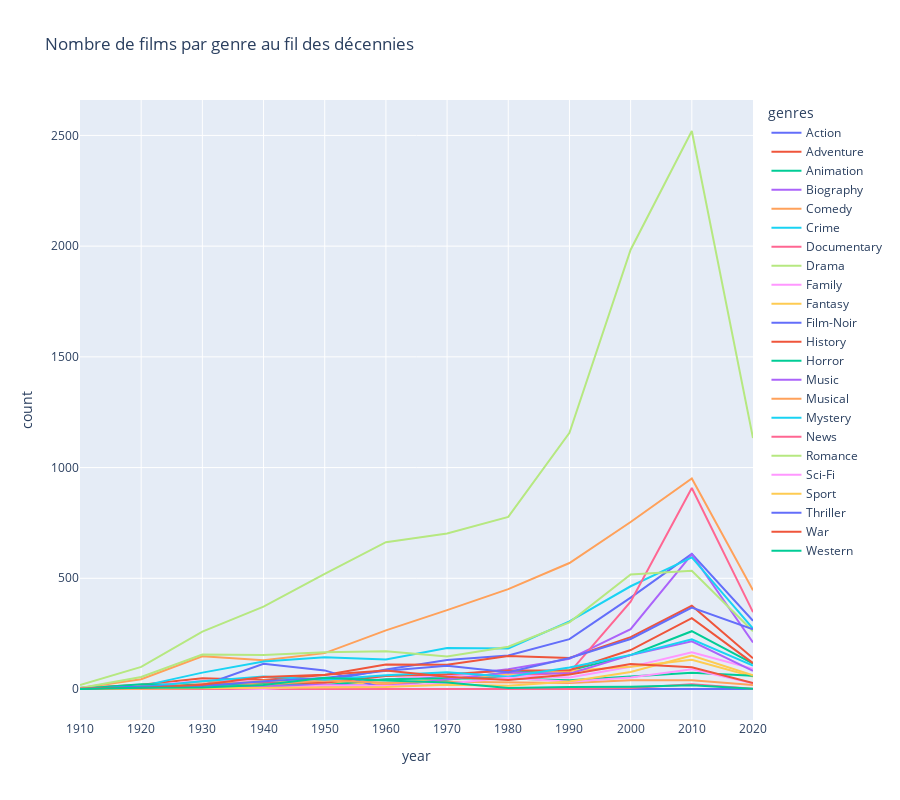

Notebook cell for this chart:
### Code cell
import pandas as pd
import plotly.express as px

# Créer le DataFrame à partir de ton tableau pivot
data = {
    'genres': ['Action', 'Adventure', 'Animation', 'Biography', 'Comedy', 'Crime', 'Documentary', 'Drama', 'Family', 'Fantasy', 
               'Film-Noir', 'History', 'Horror', 'Music', 'Musical', 'Mystery', 'News', 'Romance', 'Sci-Fi', 'Sport', 
               'Thriller', 'War', 'Western'],
    '1910': [2.0, 5.0, 0.0, 0.0, 4.0, 6.0, 0.0, 18.0, 1.0, 3.0, 0.0, 4.0, 1.0, 0.0, 0.0, 1.0, 0.0, 4.0, 1.0, 0.0, 0.0, 2.0, 0.0],
    '1920': [13.0, 19.0, 1.0, 3.0, 44.0, 13.0, 7.0, 100.0, 13.0, 13.0, 2.0, 7.0, 22.0, 0.0, 2.0, 9.0, 0.0, 54.0, 3.0, 2.0, 11.0, 5.0, 6.0],
    '1930': [18.0, 48.0, 2.0, 17.0, 148.0, 74.0, 4.0, 259.0, 37.0, 14.0, 16.0, 21.0, 18.0, 7.0, 35.0, 35.0, 0.0, 156.0, 8.0, 3.0, 14.0, 19.0, 7.0],
    '1940': [26.0, 41.0, 7.0, 25.0, 130.0, 124.0, 5.0, 372.0, 35.0, 37.0, 114.0, 24.0, 23.0, 13.0, 19.0, 56.0, 0.0, 154.0, 0.0, 5.0, 35.0, 54.0, 18.0],
    '1950': [36.0, 63.0, 8.0, 41.0, 162.0, 143.0, 6.0, 520.0, 37.0, 29.0, 84.0, 28.0, 17.0, 19.0, 38.0, 42.0, 0.0, 166.0, 16.0, 7.0, 50.0, 64.0, 51.0],
    '1960': [88.0, 111.0, 15.0, 43.0, 265.0, 133.0, 20.0, 663.0, 42.0, 25.0, 0.0, 59.0, 44.0, 13.0, 28.0, 62.0, 1.0, 170.0, 14.0, 9.0, 82.0, 83.0, 38.0],
    '1970': [131.0, 109.0, 42.0, 59.0, 356.0, 185.0, 47.0, 702.0, 66.0, 45.0, 0.0, 67.0, 49.0, 43.0, 33.0, 76.0, 0.0, 147.0, 25.0, 19.0, 105.0, 55.0, 29.0],
    '1980': [151.0, 149.0, 75.0, 89.0, 451.0, 183.0, 58.0, 777.0, 62.0, 68.0, 0.0, 83.0, 47.0, 75.0, 29.0, 55.0, 0.0, 191.0, 51.0, 15.0, 76.0, 41.0, 4.0],
    '1990': [225.0, 140.0, 83.0, 136.0, 569.0, 305.0, 74.0, 1157.0, 52.0, 82.0, 0.0, 85.0, 39.0, 69.0, 27.0, 97.0, 0.0, 301.0, 33.0, 34.0, 140.0, 66.0, 9.0],
    '2000': [413.0, 234.0, 153.0, 270.0, 754.0, 464.0, 394.0, 1984.0, 100.0, 100.0, 0.0, 176.0, 55.0, 153.0, 40.0, 154.0, 4.0, 517.0, 52.0, 77.0, 226.0, 113.0, 10.0],
    '2010': [610.0, 376.0, 261.0, 608.0, 951.0, 594.0, 908.0, 2520.0, 166.0, 132.0, 0.0, 320.0, 73.0, 215.0, 40.0, 224.0, 22.0, 534.0, 89.0, 151.0, 368.0, 98.0, 17.0],
    '2020': [308.0, 139.0, 115.0, 210.0, 446.0, 273.0, 347.0, 1133.0, 91.0, 56.0, 0.0, 117.0, 60.0, 82.0, 18.0, 106.0, 1.0, 261.0, 26.0, 62.0, 270.0, 27.0, 1.0]
}

df = pd.DataFrame(data)

# Transformer le DataFrame pour qu'il soit long plutôt que large
df_long = df.melt(id_vars='genres', var_name='year', value_name='count')

# Créer le graphique linéaire
fig = px.line(df_long, x='year', y='count', color='genres', title='Nombre de films par genre au fil des décennies', height=800)

# Afficher le graphique
fig.show()

### Figure 1 — Plotly figure (JSON) as saved in the notebook; plotly's stock layout.template omitted (floating-point values rounded to 4 significant figures)
{"data": [{"hovertemplate": "genres=Action<br>year=%{x}<br>count=%{y}<extra></extra>", "legendgroup": "Action", "line": {"color": "#636efa", "dash": "solid"}, "marker": {"symbol": "circle"}, "mode": "lines", "name": "Action", "orientation": "v", "showlegend": true, "type": "scatter", "x": ["1910", "1920", "1930", "1940", "1950", "1960", "1970", "1980", "1990", "2000", "2010", "2020"], "xaxis": "x", "y": [2, 13, 18, 26, 36, 88, 131, 151, 225, 413, 610, 308], "yaxis": "y"}, {"hovertemplate": "genres=Adventure<br>year=%{x}<br>count=%{y}<extra></extra>", "legendgroup": "Adventure", "line": {"color": "#EF553B", "dash": "solid"}, "marker": {"symbol": "circle"}, "mode": "lines", "name": "Adventure", "orientation": "v", "showlegend": true, "type": "scatter", "x": ["1910", "1920", "1930", "1940", "1950", "1960", "1970", "1980", "1990", "2000", "2010", "2020"], "xaxis": "x", "y": [5, 19, 48, 41, 63, 111, 109, 149, 140, 234, 376, 139], "yaxis": "y"}, {"hovertemplate": "genres=Animation<br>year=%{x}<br>count=%{y}<extra></extra>", "legendgroup": "Animation", "line": {"color": "#00cc96", "dash": "solid"}, "marker": {"symbol": "circle"}, "mode": "lines", "name": "Animation", "orientation": "v", "showlegend": true, "type": "scatter", "x": ["1910", "1920", "1930", "1940", "1950", "1960", "1970", "1980", "1990", "2000", "2010", "2020"], "xaxis": "x", "y": [0, 1, 2, 7, 8, 15, 42, 75, 83, 153, 261, 115], "yaxis": "y"}, {"hovertemplate": "genres=Biography<br>year=%{x}<br>count=%{y}<extra></extra>", "legendgroup": "Biography", "line": {"color": "#ab63fa", "dash": "solid"}, "marker": {"symbol": "circle"}, "mode": "lines", "name": "Biography", "orientation": "v", "showlegend": true, "type": "scatter", "x": ["1910", "1920", "1930", "1940", "1950", "1960", "1970", "1980", "1990", "2000", "2010", "2020"], "xaxis": "x", "y": [0, 3, 17, 25, 41, 43, 59, 89, 136, 270, 608, 210], "yaxis": "y"}, {"hovertemplate": "genres=Comedy<br>year=%{x}<br>count=%{y}<extra></extra>", "legendgroup": "Comedy", "line": {"color": "#FFA15A", "dash": "solid"}, "marker": {"symbol": "circle"}, "mode": "lines", "name": "Comedy", "orientation": "v", "showlegend": true, "type": "scatter", "x": ["1910", "1920", "1930", "1940", "1950", "1960", "1970", "1980", "1990", "2000", "2010", "2020"], "xaxis": "x", "y": [4, 44, 148, 130, 162, 265, 356, 451, 569, 754, 951, 446], "yaxis": "y"}, {"hovertemplate": "genres=Crime<br>year=%{x}<br>count=%{y}<extra></extra>", "legendgroup": "Crime", "line": {"color": "#19d3f3", "dash": "solid"}, "marker": {"symbol": "circle"}, "mode": "lines", "name": "Crime", "orientation": "v", "showlegend": true, "type": "scatter", "x": ["1910", "1920", "1930", "1940", "1950", "1960", "1970", "1980", "1990", "2000", "2010", "2020"], "xaxis": "x", "y": [6, 13, 74, 124, 143, 133, 185, 183, 305, 464, 594, 273], "yaxis": "y"}, {"hovertemplate": "genres=Documentary<br>year=%{x}<br>count=%{y}<extra></extra>", "legendgroup": "Documentary", "line": {"color": "#FF6692", "dash": "solid"}, "marker": {"symbol": "circle"}, "mode": "lines", "name": "Documentary", "orientation": "v", "showlegend": true, "type": "scatter", "x": ["1910", "1920", "1930", "1940", "1950", "1960", "1970", "1980", "1990", "2000", "2010", "2020"], "xaxis": "x", "y": [0, 7, 4, 5, 6, 20, 47, 58, 74, 394, 908, 347], "yaxis": "y"}, {"hovertemplate": "genres=Drama<br>year=%{x}<br>count=%{y}<extra></extra>", "legendgroup": "Drama", "line": {"color": "#B6E880", "dash": "solid"}, "marker": {"symbol": "circle"}, "mode": "lines", "name": "Drama", "orientation": "v", "showlegend": true, "type": "scatter", "x": ["1910", "1920", "1930", "1940", "1950", "1960", "1970", "1980", "1990", "2000", "2010", "2020"], "xaxis": "x", "y": [18, 100, 259, 372, 520, 663, 702, 777, 1157, 1984, 2520, 1133], "yaxis": "y"}, {"hovertemplate": "genres=Family<br>year=%{x}<br>count=%{y}<extra></extra>", "legendgroup": "Family", "line": {"color": "#FF97FF", "dash": "solid"}, "marker": {"symbol": "circle"}, "mode": "lines", "name": "Family", "orientation": "v", "showlegend": true, "type": "scatter", "x": ["1910", "1920", "1930", "1940", "1950", "1960", "1970", "1980", "1990", "2000", "2010", "2020"], "xaxis": "x", "y": [1, 13, 37, 35, 37, 42, 66, 62, 52, 100, 166, 91], "yaxis": "y"}, {"hovertemplate": "genres=Fantasy<br>year=%{x}<br>count=%{y}<extra></extra>", "legendgroup": "Fantasy", "line": {"color": "#FECB52", "dash": "solid"}, "marker": {"symbol": "circle"}, "mode": "lines", "name": "Fantasy", "orientation": "v", "showlegend": true, "type": "scatter", "x": ["1910", "1920", "1930", "1940", "1950", "1960", "1970", "1980", "1990", "2000", "2010", "2020"], "xaxis": "x", "y": [3, 13, 14, 37, 29, 25, 45, 68, 82, 100, 132, 56], "yaxis": "y"}, {"hovertemplate": "genres=Film-Noir<br>year=%{x}<br>count=%{y}<extra></extra>", "legendgroup": "Film-Noir", "line": {"color": "#636efa", "dash": "solid"}, "marker": {"symbol": "circle"}, "mode": "lines", "name": "Film-Noir", "orientation": "v", "showlegend": true, "type": "scatter", "x": ["1910", "1920", "1930", "1940", "1950", "1960", "1970", "1980", "1990", "2000", "2010", "2020"], "xaxis": "x", "y": [0, 2, 16, 114, 84, 0, 0, 0, 0, 0, 0, 0], "yaxis": "y"}, {"hovertemplate": "genres=History<br>year=%{x}<br>count=%{y}<extra></extra>", "legendgroup": "History", "line": {"color": "#EF553B", "dash": "solid"}, "marker": {"symbol": "circle"}, "mode": "lines", "name": "History", "orientation": "v", "showlegend": true, "type": "scatter", "x": ["1910", "1920", "1930", "1940", "1950", "1960", "1970", "1980", "1990", "2000", "2010", "2020"], "xaxis": "x", "y": [4, 7, 21, 24, 28, 59, 67, 83, 85, 176, 320, 117], "yaxis": "y"}, {"hovertemplate": "genres=Horror<br>year=%{x}<br>count=%{y}<extra></extra>", "legendgroup": "Horror", "line": {"color": "#00cc96", "dash": "solid"}, "marker": {"symbol": "circle"}, "mode": "lines", "name": "Horror", "orientation": "v", "showlegend": true, "type": "scatter", "x": ["1910", "1920", "1930", "1940", "1950", "1960", "1970", "1980", "1990", "2000", "2010", "2020"], "xaxis": "x", "y": [1, 22, 18, 23, 17, 44, 49, 47, 39, 55, 73, 60], "yaxis": "y"}, {"hovertemplate": "genres=Music<br>year=%{x}<br>count=%{y}<extra></extra>", "legendgroup": "Music", "line": {"color": "#ab63fa", "dash": "solid"}, "marker": {"symbol": "circle"}, "mode": "lines", "name": "Music", "orientation": "v", "showlegend": true, "type": "scatter", "x": ["1910", "1920", "1930", "1940", "1950", "1960", "1970", "1980", "1990", "2000", "2010", "2020"], "xaxis": "x", "y": [0, 0, 7, 13, 19, 13, 43, 75, 69, 153, 215, 82], "yaxis": "y"}, {"hovertemplate": "genres=Musical<br>year=%{x}<br>count=%{y}<extra></extra>", "legendgroup": "Musical", "line": {"color": "#FFA15A", "dash": "solid"}, "marker": {"symbol": "circle"}, "mode": "lines", "name": "Musical", "orientation": "v", "showlegend": true, "type": "scatter", "x": ["1910", "1920", "1930", "1940", "1950", "1960", "1970", "1980", "1990", "2000", "2010", "2020"], "xaxis": "x", "y": [0, 2, 35, 19, 38, 28, 33, 29, 27, 40, 40, 18], "yaxis": "y"}, {"hovertemplate": "genres=Mystery<br>year=%{x}<br>count=%{y}<extra></extra>", "legendgroup": "Mystery", "line": {"color": "#19d3f3", "dash": "solid"}, "marker": {"symbol": "circle"}, "mode": "lines", "name": "Mystery", "orientation": "v", "showlegend": true, "type": "scatter", "x": ["1910", "1920", "1930", "1940", "1950", "1960", "1970", "1980", "1990", "2000", "2010", "2020"], "xaxis": "x", "y": [1, 9, 35, 56, 42, 62, 76, 55, 97, 154, 224, 106], "yaxis": "y"}, {"hovertemplate": "genres=News<br>year=%{x}<br>count=%{y}<extra></extra>", "legendgroup": "News", "line": {"color": "#FF6692", "dash": "solid"}, "marker": {"symbol": "circle"}, "mode": "lines", "name": "News", "orientation": "v", "showlegend": true, "type": "scatter", "x": ["1910", "1920", "1930", "1940", "1950", "1960", "1970", "1980", "1990", "2000", "2010", "2020"], "xaxis": "x", "y": [0, 0, 0, 0, 0, 1, 0, 0, 0, 4, 22, 1], "yaxis": "y"}, {"hovertemplate": "genres=Romance<br>year=%{x}<br>count=%{y}<extra></extra>", "legendgroup": "Romance", "line": {"color": "#B6E880", "dash": "solid"}, "marker": {"symbol": "circle"}, "mode": "lines", "name": "Romance", "orientation": "v", "showlegend": true, "type": "scatter", "x": ["1910", "1920", "1930", "1940", "1950", "1960", "1970", "1980", "1990", "2000", "2010", "2020"], "xaxis": "x", "y": [4, 54, 156, 154, 166, 170, 147, 191, 301, 517, 534, 261], "yaxis": "y"}, {"hovertemplate": "genres=Sci-Fi<br>year=%{x}<br>count=%{y}<extra></extra>", "legendgroup": "Sci-Fi", "line": {"color": "#FF97FF", "dash": "solid"}, "marker": {"symbol": "circle"}, "mode": "lines", "name": "Sci-Fi", "orientation": "v", "showlegend": true, "type": "scatter", "x": ["1910", "1920", "1930", "1940", "1950", "1960", "1970", "1980", "1990", "2000", "2010", "2020"], "xaxis": "x", "y": [1, 3, 8, 0, 16, 14, 25, 51, 33, 52, 89, 26], "yaxis": "y"}, {"hovertemplate": "genres=Sport<br>year=%{x}<br>count=%{y}<extra></extra>", "legendgroup": "Sport", "line": {"color": "#FECB52", "dash": "solid"}, "marker": {"symbol": "circle"}, "mode": "lines", "name": "Sport", "orientation": "v", "showlegend": true, "type": "scatter", "x": ["1910", "1920", "1930", "1940", "1950", "1960", "1970", "1980", "1990", "2000", "2010", "2020"], "xaxis": "x", "y": [0, 2, 3, 5, 7, 9, 19, 15, 34, 77, 151, 62], "yaxis": "y"}, {"hovertemplate": "genres=Thriller<br>year=%{x}<br>count=%{y}<extra></extra>", "legendgroup": "Thriller", "line": {"color": "#636efa", "dash": "solid"}, "marker": {"symbol": "circle"}, "mode": "lines", "name": "Thriller", "orientation": "v", "showlegend": true, "type": "scatter", "x": ["1910", "1920", "1930", "1940", "1950", "1960", "1970", "1980", "1990", "2000", "2010", "2020"], "xaxis": "x", "y": [0, 11, 14, 35, 50, 82, 105, 76, 140, 226, 368, 270], "yaxis": "y"}, {"hovertemplate": "genres=War<br>year=%{x}<br>count=%{y}<extra></extra>", "legendgroup": "War", "line": {"color": "#EF553B", "dash": "solid"}, "marker": {"symbol": "circle"}, "mode": "lines", "name": "War", "orientation": "v", "showlegend": true, "type": "scatter", "x": ["1910", "1920", "1930", "1940", "1950", "1960", "1970", "1980", "1990", "2000", "2010", "2020"], "xaxis": "x", "y": [2, 5, 19, 54, 64, 83, 55, 41, 66, 113, 98, 27], "yaxis": "y"}, {"hovertemplate": "genres=Western<br>year=%{x}<br>count=%{y}<extra></extra>", "legendgroup": "Western", "line": {"color": "#00cc96", "dash": "solid"}, "marker": {"symbol": "circle"}, "mode": "lines", "name": "Western", "orientation": "v", "showlegend": true, "type": "scatter", "x": ["1910", "1920", "1930", "1940", "1950", "1960", "1970", "1980", "1990", "2000", "2010", "2020"], "xaxis": "x", "y": [0, 6, 7, 18, 51, 38, 29, 4, 9, 10, 17, 1], "yaxis": "y"}], "layout": {"height": 800, "legend": {"title": {"text": "genres"}, "tracegroupgap": 0}, "title": {"text": "Nombre de films par genre au fil des décennies"}, "xaxis": {"anchor": "y", "domain": [0, 1], "title": {"text": "year"}}, "yaxis": {"anchor": "x", "domain": [0, 1], "title": {"text": "count"}}}}
